Frame 1 (no input): blank canvas, image omitted
Frame 60 (the mouse pressed at the canvas centre just before this capture): blank canvas, image omitted
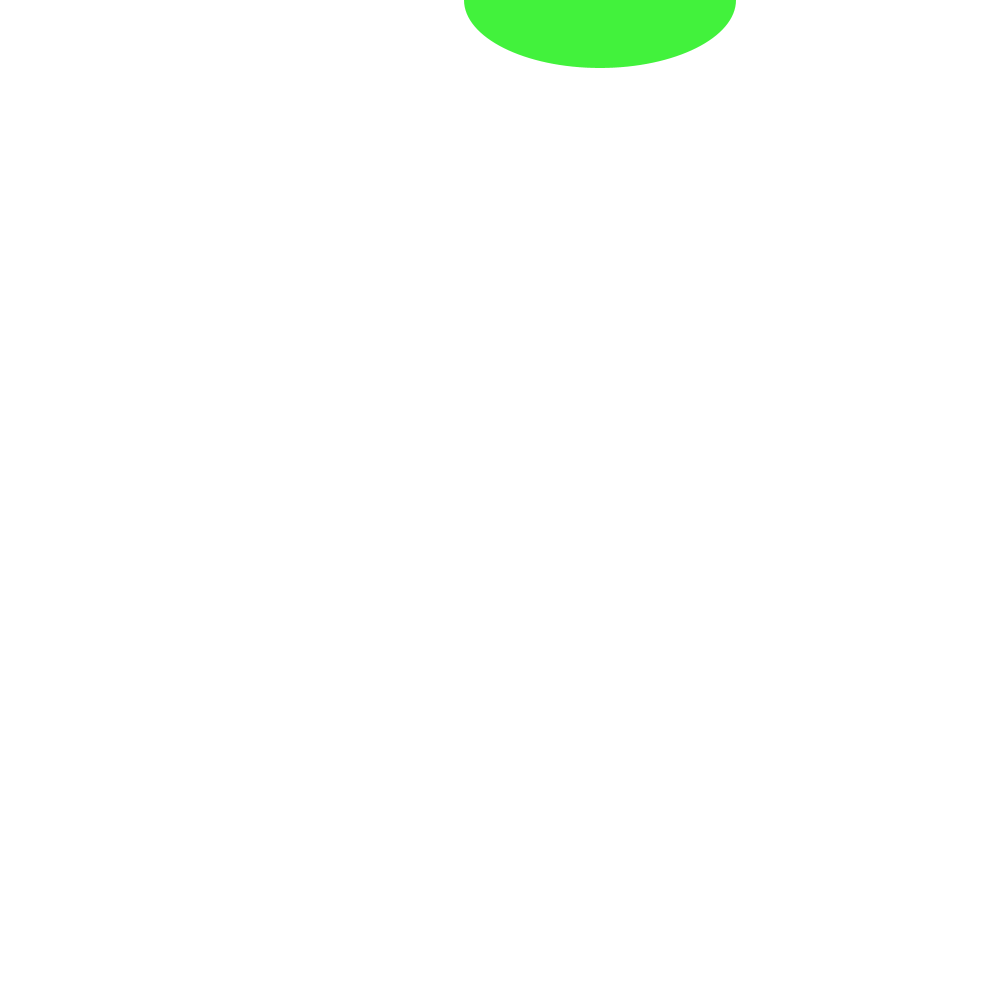
Frame 120 (the mouse held since frame 60 and released just before this capture)

The Processing sketch whose frames 1 and 60 were blank and that drew this single picture after the mouse press (run headless with seeded random() and noise(); from frame 60 on, the mouse is pressed at the canvas centre):

// Processing sketch: Mouse_Input_Drawing_Function
// ── Mouse_Input_Drawing_Function.pde
color c;
int s;
int xPos, yPos;
int xVel;

void setup(){
  size(1000,1000);
  smooth();
  background(255);
  
  xVel = 10;
}

void draw(){
  background(255, 10);
  if(mousePressed){
    xPos += xVel;
  }
  drawShip(c, xPos, yPos, s);
}

void mousePressed(){
   s = int(random(20, 200));
   c = color(random(0, 255), random(0, 255), random(0, 255));
   drawShip(c, mouseX, mouseY, s);
}


void drawShip(color col, int x, int y, int size){
  noStroke();
  fill(col);
  ellipse(x, y, size*2, size);
  ellipse(x, y-(size/2), size, size*.8);
}
